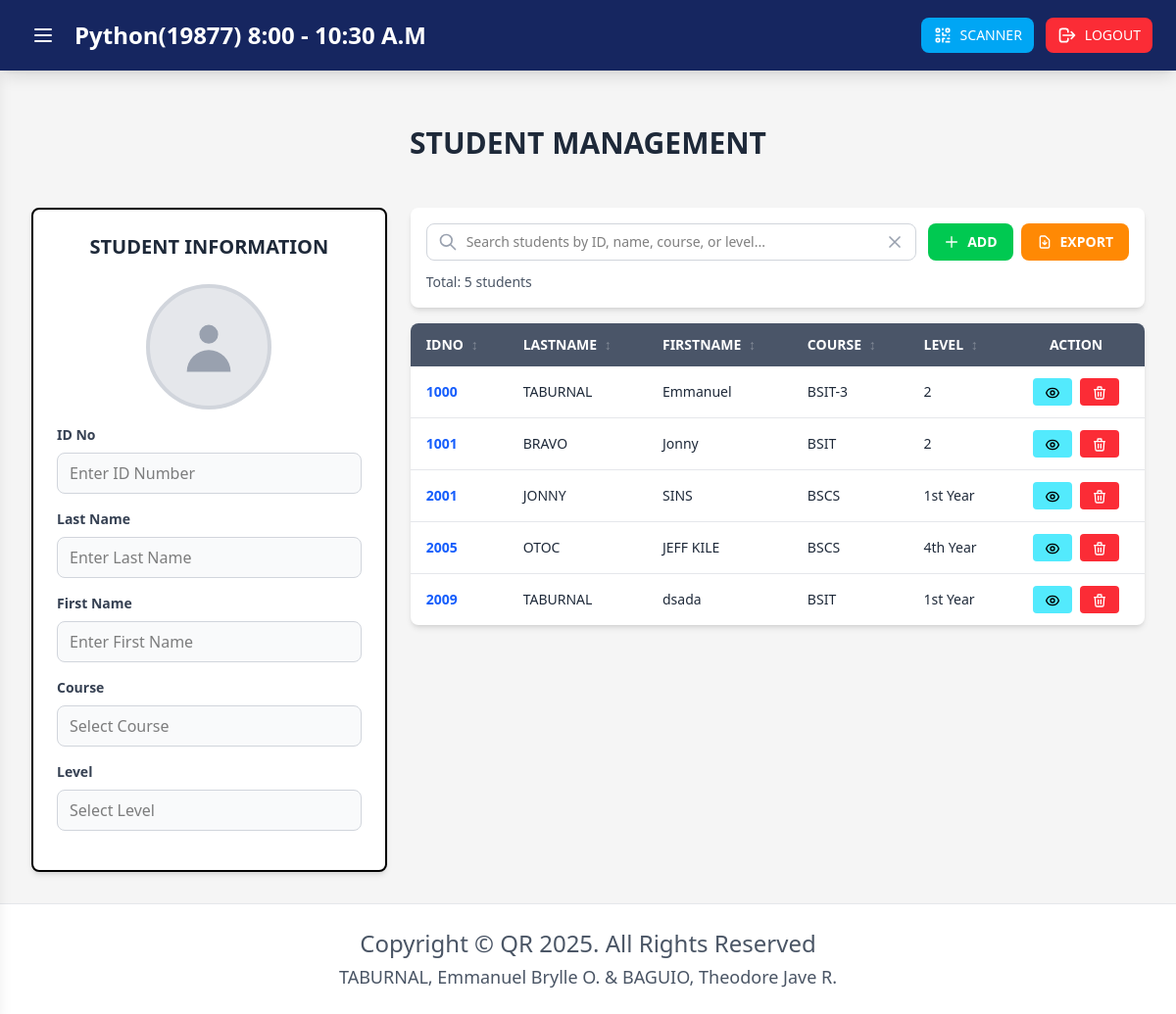
Page /student-management (signed in) on the earlier database version.
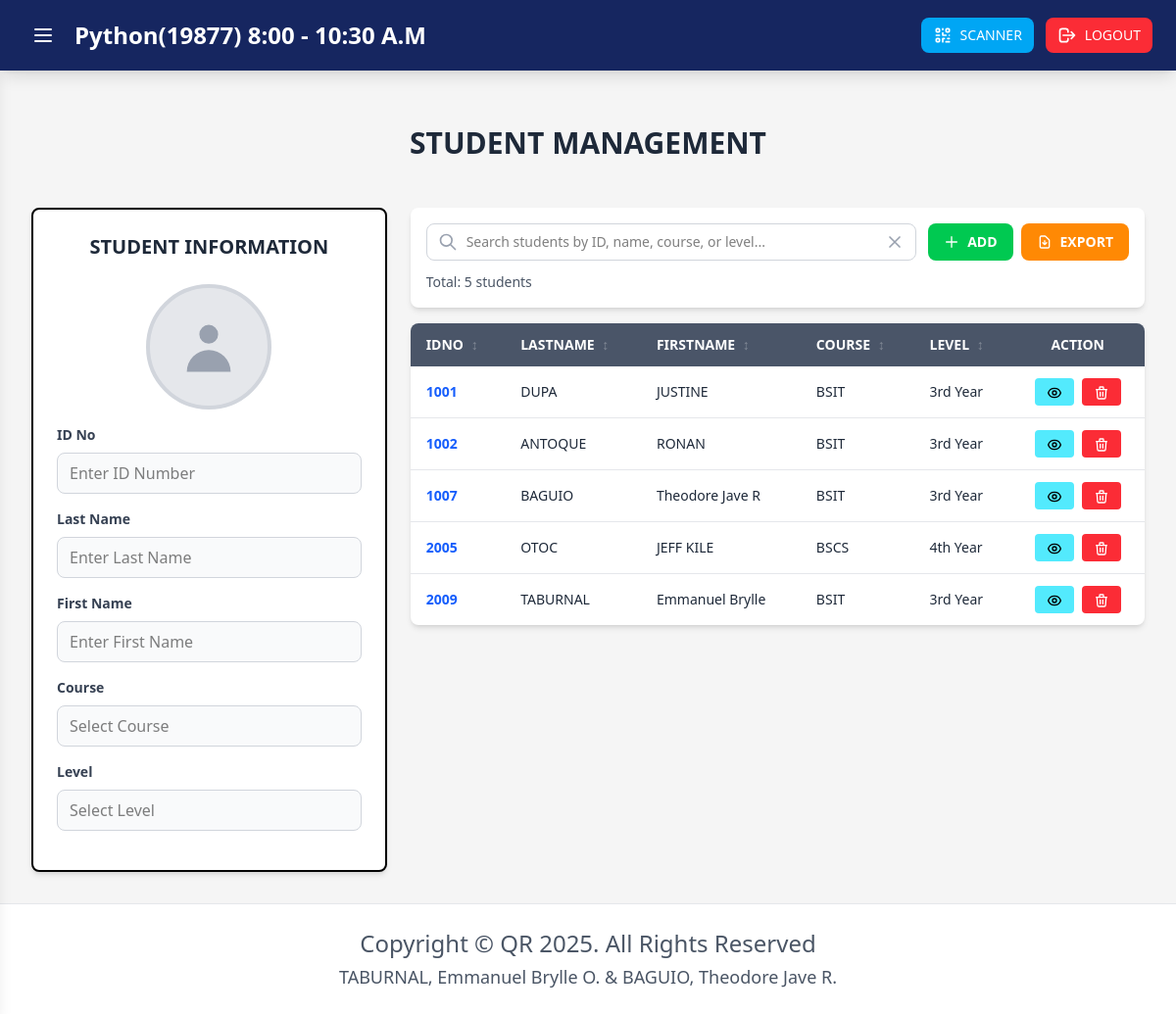
Same page on the later database version.
### tables this page shows
CREATE TABLE student_account(
id INTEGER PRIMARY KEY AUTOINCREMENT,
idno VARCHAR(10) UNIQUE NOT NULL,
Lastname VARCHAR(50) NOT NULL,
Firstname VARCHAR(50) NOT NULL,
course VARCHAR(10) NOT NULL,
level VARCHAR(5) NOT NULL, 
image VARCHAR(25));

### app.py (the view)
@app.route('/student-management')
@login_required
def student_management():
    students = db_helper.get_all()
    return render_template('dashboard/Student_mngt.html', students=students)

### app.py (called while the page is built)
def login_required(f):
    @wraps(f)
    def decorated_function(*args, **kwargs):
        if 'user_id' not in session:
            flash('Please login to access this page', 'error')
            return redirect(url_for('login'))
        return f(*args, **kwargs)
    return decorated_function

### db_helper.py (called while the page is built)
def getprocessor():
    conn = connect(database)
    conn.row_factory = Row
    return conn

def get_all():
    conn = getprocessor()
    cursor = conn.cursor()
    cursor.execute("SELECT * FROM student_account")
    rows = cursor.fetchall()
    conn.close()
    return rows

### templates/dashboard/Student_mngt.html (shortened to what this page needs)
{% extends "dashboard/dashboard.html" %}
{% block StudentManagementContent %}
<main class="flex-1 overflow-y-auto p-3 sm:p-4 md:p-6 lg:p-8 w-full">
    <div class="max-w-7xl mx-auto">
        <div class="p-4 sm:p-6 mb-4 sm:mb-6">
            <h2 class="text-xl sm:text-2xl md:text-3xl font-bold text-gray-800 text-center">STUDENT MANAGEMENT</h2>
        </div>
        <div class="grid grid-cols-1 lg:grid-cols-3 gap-4 sm:gap-6">
            <div class="lg:col-span-1">
                <div class="bg-white divide-gray-400 border-2 rounded-lg shadow-md p-4 sm:p-6">
                    <h3 class="text-lg sm:text-xl font-bold text-gray-800 text-center mb-4 sm:mb-6">STUDENT
                        INFORMATION</h3>
                    <form id="studentViewForm" class="space-y-3 sm:space-y-4">
                        <div class="flex flex-col items-center mb-4">
                            <div id="imagePreview"
                                class="w-24 h-24 sm:w-32 sm:h-32 rounded-full bg-gray-200 flex items-center justify-center overflow-hidden border-4 border-gray-300">
                                <svg id="imagePlaceholder" class="w-12 h-12 sm:w-16 sm:h-16 text-gray-400"
                                    fill="currentColor" viewBox="0 0 20 20">
                                    <path fill-rule="evenodd" d="M10 9a3 3 0 100-6 3 3 0 000 6zm-7 9a7 7 0 1114 0H3z"
                                        clip-rule="evenodd" />
                                </svg>
                            </div>
                        </div>
                        <div>
                            <label class="block text-xs sm:text-sm font-semibold text-gray-700 mb-2">ID No</label>
                            <input type="text" id="idNo" placeholder="Enter ID Number" readonly
                                class="w-full px-3 py-2 text-sm sm:text-base border border-gray-300 rounded-lg bg-gray-50 cursor-not-allowed">
                        </div>
                        <div>
                            <label class="block text-xs sm:text-sm font-semibold text-gray-700 mb-2">Last Name</label>
                            <input type="text" id="lastName" placeholder="Enter Last Name" readonly
                                class="w-full px-3 py-2 text-sm sm:text-base border border-gray-300 rounded-lg bg-gray-50 cursor-not-allowed">
                        </div>
                        <div>
                            <label class="block text-xs sm:text-sm font-semibold text-gray-700 mb-2">First Name</label>
                            <input type="text" id="firstName" placeholder="Enter First Name" readonly
                                class="w-full px-3 py-2 text-sm sm:text-base border border-gray-300 rounded-lg bg-gray-50 cursor-not-allowed">
                        </div>
                        <div>
                            <label class="block text-xs sm:text-sm font-semibold text-gray-700 mb-2">Course</label>
                            <input type="text" id="course" placeholder="Select Course" readonly
                                class="w-full px-3 py-2 text-sm sm:text-base border border-gray-300 rounded-lg bg-gray-50 cursor-not-allowed">
                        </div>
                        <div>
                            <label class="block text-xs sm:text-sm font-semibold text-gray-700 mb-2">Level</label>
                            <input type="text" id="level" placeholder="Select Level" readonly
                                class="w-full px-3 py-2 text-sm sm:text-base border border-gray-300 rounded-lg bg-gray-50 cursor-not-allowed">
                        </div>
                    </form>
                </div>
            </div>
            <div class="lg:col-span-2">
                <div>
                    <div class="bg-white rounded-lg shadow-md p-4 mb-4">
                        <div class="flex flex-col sm:flex-row gap-3">
                            <div class="flex-1 relative">
                                <input type="text" id="studentSearch"
                                    placeholder="Search students by ID, name, course, or level..."
                                    class="w-full px-4 py-2 pl-10 pr-10 border border-gray-300 rounded-lg focus:ring-2 focus:ring-blue-500 focus:border-transparent text-sm">
                                <svg class="w-5 h-5 text-gray-400 absolute left-3 top-1/2 transform -translate-y-1/2"
                                    fill="none" stroke="currentColor" viewBox="0 0 24 24">
                                    <path stroke-linecap="round" stroke-linejoin="round" stroke-width="2"
                                        d="M21 21l-6-6m2-5a7 7 0 11-14 0 7 7 0 0114 0z" />
                                </svg>
                                <button onclick="clearSearch()"
                                    class="absolute right-3 top-1/2 transform -translate-y-1/2 text-gray-400 hover:text-gray-600"
                                    title="Clear search">
                                    <svg class="w-5 h-5" fill="none" stroke="currentColor" viewBox="0 0 24 24">
                                        <path stroke-linecap="round" stroke-linejoin="round" stroke-width="2"
                                            d="M6 18L18 6M6 6l12 12" />
                                    </svg>
                                </button>
                            </div>
                            <div class="flex gap-2">
                                <button onclick="window.location.href='{{ url_for('student') }}'"
                                    class="bg-green-500 hover:bg-green-600 text-white font-bold py-2 px-4 rounded-lg transition text-xs sm:text-sm flex items-center gap-2 whitespace-nowrap">
                                    <svg class="w-4 h-4" fill="none" stroke="currentColor" viewBox="0 0 24 24">
                                        <path stroke-linecap="round" stroke-linejoin="round" stroke-width="2"
                                            d="M12 4v16m8-8H4" />
                                    </svg>
                                    ADD
                                </button>
                                <button onclick="exportFilteredStudents()"
                                    class="bg-orange-400 hover:bg-orange-500 text-white font-bold py-2 px-4 rounded-lg transition text-xs sm:text-sm flex items-center gap-2 whitespace-nowrap"
                                    title="Export to CSV">
                                    <svg class="w-4 h-4" fill="none" stroke="currentColor" viewBox="0 0 24 24">
                                        <path stroke-linecap="round" stroke-linejoin="round" stroke-width="2"
                                            d="M12 10v6m0 0l-3-3m3 3l3-3m2 8H7a2 2 0 01-2-2V5a2 2 0 012-2h5.586a1 1 0 01.707.293l5.414 5.414a1 1 0 01.293.707V19a2 2 0 01-2 2z" />
                                    </svg>
                                    EXPORT
                                </button>
                            </div>
                        </div>
                        <div class="mt-3 text-sm text-gray-600">
                            <span id="resultCount">Total: {{ students|length }} students</span>
                        </div>
                    </div>
                    <div class="bg-white rounded-lg shadow-md overflow-hidden">
                        <div class="overflow-x-auto">
                            <table class="w-full min-w-[600px]">
                                <thead class="bg-[#4a5568] text-white">
                                    <tr>
                                        <th class="px-3 sm:px-4 py-3 text-left text-xs sm:text-sm font-semibold">
                                            IDNO
                                        </th>
                                        <th class="px-3 sm:px-4 py-3 text-left text-xs sm:text-sm font-semibold">
                                            LASTNAME
                                        </th>
                                        <th class="px-3 sm:px-4 py-3 text-left text-xs sm:text-sm font-semibold">
                                            FIRSTNAME
                                        </th>
                                        <th class="px-3 sm:px-4 py-3 text-left text-xs sm:text-sm font-semibold">
                                            COURSE
                                        </th>
                                        <th class="px-3 sm:px-4 py-3 text-left text-xs sm:text-sm font-semibold">
                                            LEVEL
                                        </th>
                                        <th class="px-3 sm:px-4 py-3 text-center text-xs sm:text-sm font-semibold">
                                            ACTION
                                        </th>
                                    </tr>
                                </thead>
                                <tbody id="studentTableBody" class="divide-y divide-gray-200">
                                    {% if students %}
                                    {% for student in students %}
                                    <tr class="hover:bg-gray-50">
                                        <td class="px-3 sm:px-4 py-3 text-xs sm:text-sm text-blue-600 font-semibold">
                                            {{ student.idno }}
                                        </td>
                                        <td class="px-3 sm:px-4 py-3 text-xs sm:text-sm text-gray-800">
                                            {{ student.Lastname }}
                                        </td>
                                        <td class="px-3 sm:px-4 py-3 text-xs sm:text-sm text-gray-800">
                                            {{ student.Firstname }}
                                        </td>
                                        <td class="px-3 sm:px-4 py-3 text-xs sm:text-sm text-gray-800">
                                            {{ student.course }}
                                        </td>
                                        <td class="px-3 sm:px-4 py-3 text-xs sm:text-sm text-gray-800">
                                            {{ student.level }}
                                        </td>
                                        <td class="px-3 sm:px-4 py-3">
                                            <div class="flex justify-center gap-1 sm:gap-2">
                                                <button onclick="viewStudentInForm('{{ student.idno }}')"
                                                    class="bg-cyan-300 hover:bg-cyan-400 text-black px-2 sm:px-3 py-1 rounded text-xs sm:text-sm font-medium transition"
                                                    title="View Student">
                                                </button>
                                                <button
                                                    onclick="deleteStudent('{{ student.idno }}', '{{ student.Firstname }} {{ student.Lastname }}')"
                                                    class="bg-red-500 hover:bg-red-600 text-white px-2 sm:px-3 py-1 rounded text-xs sm:text-sm font-medium transition"
                                                    title="Delete Student">
                                                    <svg class="w-4 h-4 inline" fill="none" stroke="currentColor"
                                                        viewBox="0 0 24 24">
                                                        <path stroke-linecap="round" stroke-linejoin="round"
                                                            stroke-width="2"
                                                            d="M19 7l-.867 12.142A2 2 0 0116.138 21H7.862a2 2 0 01-1.995-1.858L5 7m5 4v6m4-6v6m1-10V4a1 1 0 00-1-1h-4a1 1 0 00-1 1v3M4 7h16" />
                                                    </svg>
                                                </button>
                                            </div>
                                        </td>
                                    </tr>
                                    {% endfor %}
                                    {% else %}
                                    <tr>
                                        <td colspan="6" class="px-4 py-8 text-center text-gray-500">
                                            No students found. Add a student to get started.
                                        </td>
                                    </tr>
                                    {% endif %}
                                </tbody>
                            </table>
                        </div>
                    </div>
                </div>
            </div>
        </div>
    </div>
</main>
{% endblock %}

### templates/dashboard/dashboard.html (shortened to what this page needs)
<!doctype html>
<html class="h-full">
<head>
    <link rel="stylesheet" href="{{ url_for('static', filename='css/output.css') }}">
</head>
<body class="bg-[#f5f5f5] min-h-screen flex flex-col">
    <header class="bg-[#162660] shadow-lg sticky top-0 w-full z-50">
        <div class="flex justify-between items-center py-3 px-3 sm:py-4 sm:px-6">
            <div class="flex items-center gap-2 sm:gap-3 flex-1 min-w-0">
                <button id="menuBtn" class="text-white hover:bg-blue-800 p-2 rounded-lg shrink-0 transition">
                    <svg class="w-5 h-5 sm:w-6 sm:h-6" fill="none" stroke="currentColor" viewBox="0 0 24 24">
                        <path stroke-linecap="round" stroke-linejoin="round" stroke-width="2"
                            d="M4 6h16M4 12h16M4 18h16" />
                    </svg>
                </button>
                <h1 class="text-sm sm:text-lg md:text-2xl font-bold text-white truncate">
                    Python(19877) 8:00 - 10:30 A.M
                </h1>
            </div>
            <div class="flex gap-2 sm:gap-3">
                <button type="button" onclick="window.location.href='/'"
                    class="rounded-lg bg-sky-500 hover:bg-sky-600 text-white px-3 py-2 text-xs sm:text-sm font-medium flex items-center gap-1 sm:gap-2 transition">
                    <span>SCANNER</span>
                </button>
                <button type="button" onclick="window.location.href='/logout'"
                    class="rounded-lg bg-red-500 hover:bg-red-600 text-white px-3 py-2 text-xs sm:text-sm font-medium flex items-center gap-1 sm:gap-2 transition">
                    <svg class="w-4 h-4 sm:w-5 sm:h-5" fill="none" stroke="currentColor" viewBox="0 0 24 24">
                        <path stroke-linecap="round" stroke-linejoin="round" stroke-width="2"
                            d="M17 16l4-4m0 0l-4-4m4 4H7m6 4v1a3 3 0 01-3 3H6a3 3 0 01-3-3V7a3 3 0 013-3h4a3 3 0 013 3v1" />
                    </svg>
                    <span>LOGOUT</span>
                </button>
            </div>
        </div>
    </header>
    <div class="flex flex-1 overflow-hidden relative">
        <div class="flex-1 overflow-y-auto">
            {% block StudentManagementContent %}{% endblock %}
        </div>
    </div>
    <footer class="bg-white shadow-lg border-t border-gray-200 mt-auto py-4 sm:py-6">
        <div class="text-center text-base sm:text-lg lg:text-2xl text-gray-600 font-medium px-4">
            <p class="mb-1">Copyright &copy; QR 2025. All Rights Reserved</p>
            <p class="text-sm sm:text-base lg:text-lg">TABURNAL, Emmanuel Brylle O. & BAGUIO, Theodore Jave R.</p>
        </div>
    </footer>
</body>
</html>

Differences in the rows shown:
removed student_account: idno "1000", Lastname "TABURNAL", Firstname "Emmanuel", course "BSIT-3", level "2"
removed student_account: idno "2001", Lastname "JONNY", Firstname "SINS", course "BSCS", level "1st Year"
changed student_account: Lastname "BRAVO" → "DUPA"; Firstname "Jonny" → "JUSTINE"; level "2" → "3rd Year"
changed student_account "TABURNAL": Firstname "dsada" → "Emmanuel Brylle"; level "1st Year" → "3rd Year"
added student_account: idno "1007", Lastname "BAGUIO", Firstname "Theodore Jave R", course "BSIT", level "3rd Year"
added student_account: idno "1002", Lastname "ANTOQUE", Firstname "RONAN", course "BSIT", level "3rd Year"
